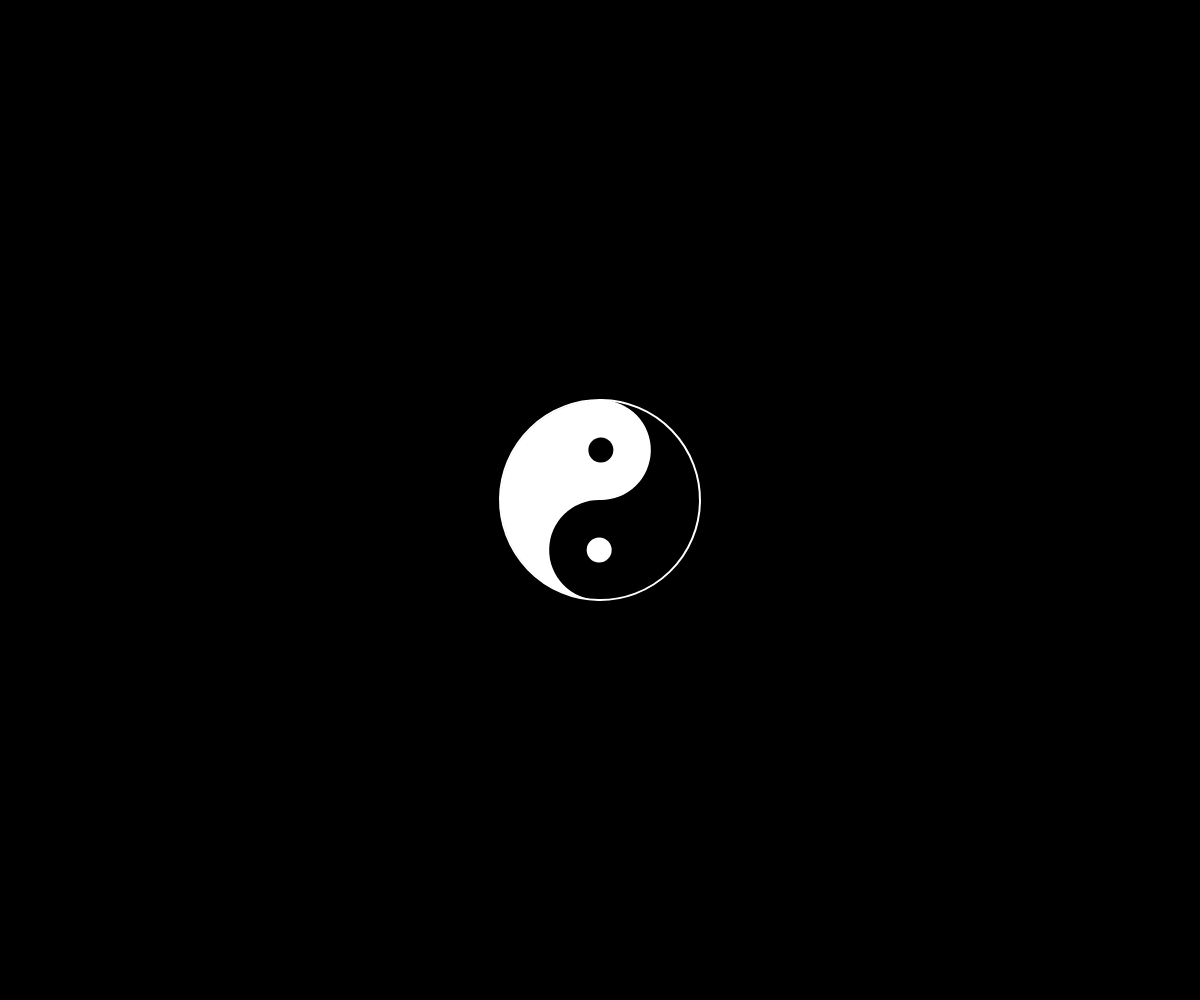
Frame 1 (no input)
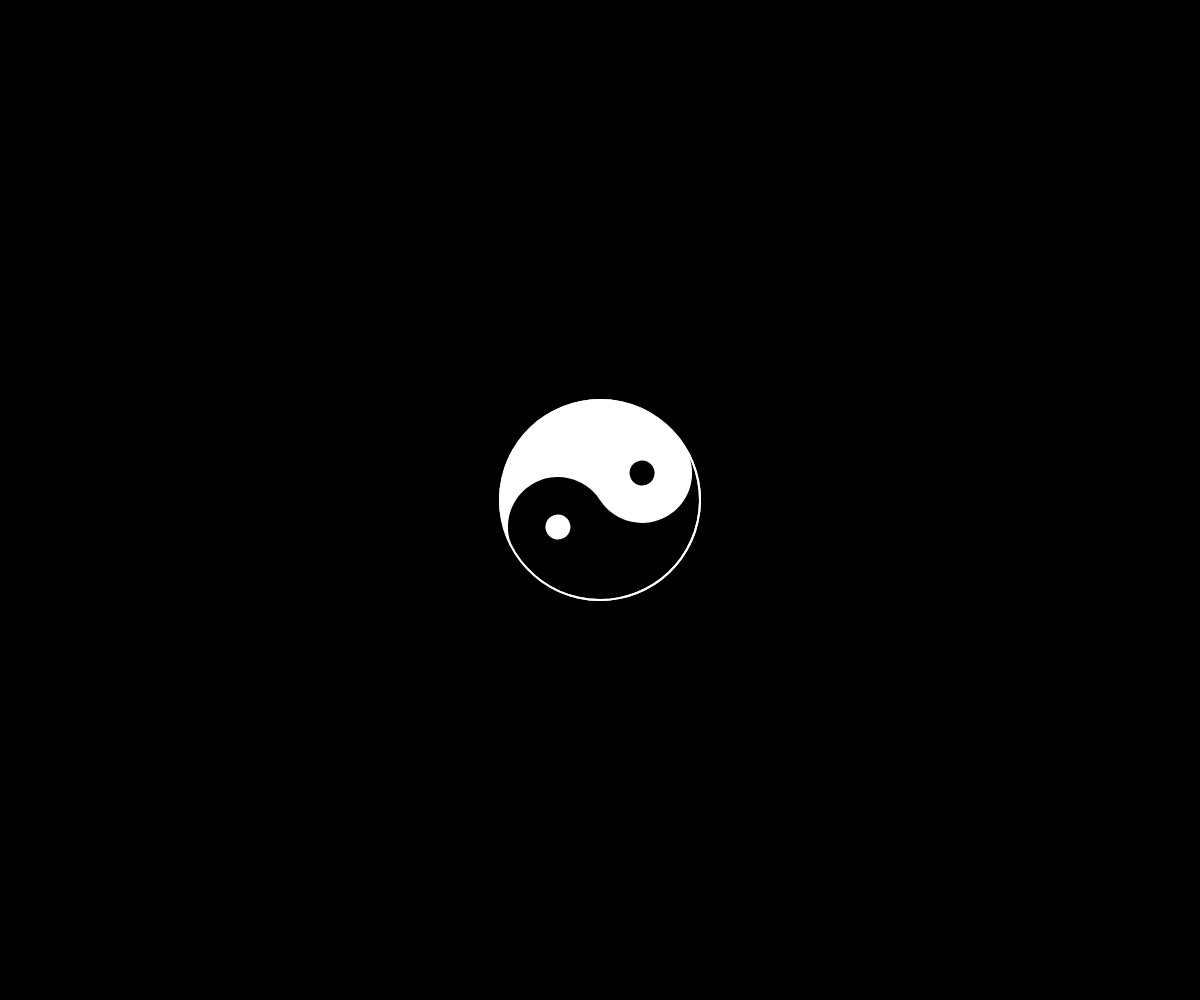
Frame 60 (no input)
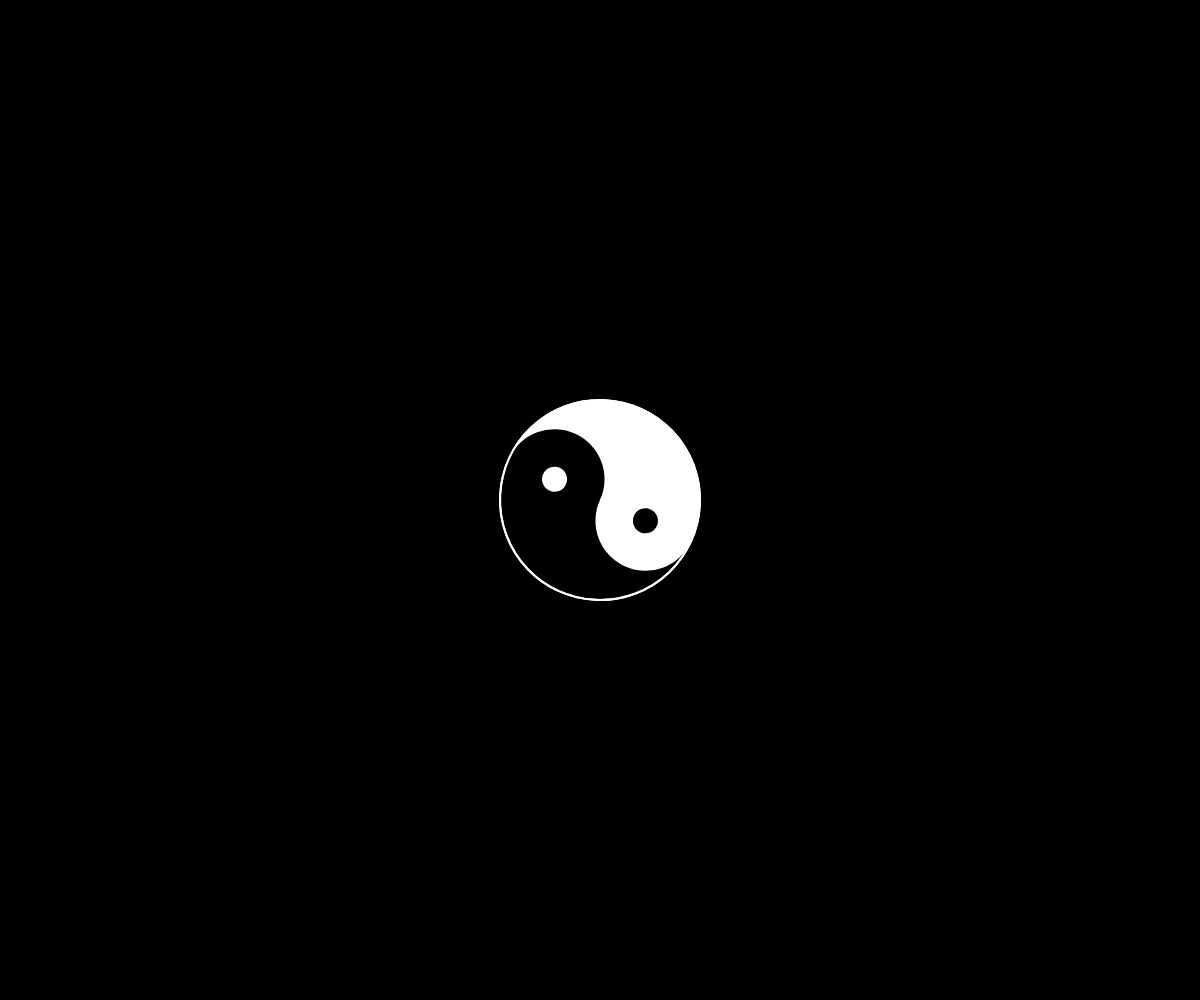
Frame 120 (the mouse pressed at the canvas centre since frame 60)

The p5.js sketch that drew these frames (run headless with seeded random() and noise() and a simulated clock; from frame 60 on, the mouse is pressed at the canvas centre):

// p5.js sketch
// ── sketch.js
//Yin Yang
let r = 0;
let vari = 0;

function setup() {
    createCanvas(windowWidth, windowHeight);
    r = 200;
}

function draw() {
    background(0);
    vari = millis() / 1000;
    translate(width / 2, height / 2);
    rotate(vari);
    fill(255);
    arc(0, 0, r, r, PI / 2, PI + PI / 2);
    fill(0);
    arc(0, 0, r, r, PI + PI / 2, TWO_PI + PI / 2);
    noStroke();
    ellipse(0, r / 4, r / 2);
    fill(255);
    ellipse(0, -r / 4, r / 2);
    fill(0);
    ellipse(0, -r / 4, r / 8);
    fill(255);
    ellipse(0, r / 4, r / 8);
    noFill();
    stroke(255);
    strokeWeight(2);
    ellipse(0, 0, r);
}
